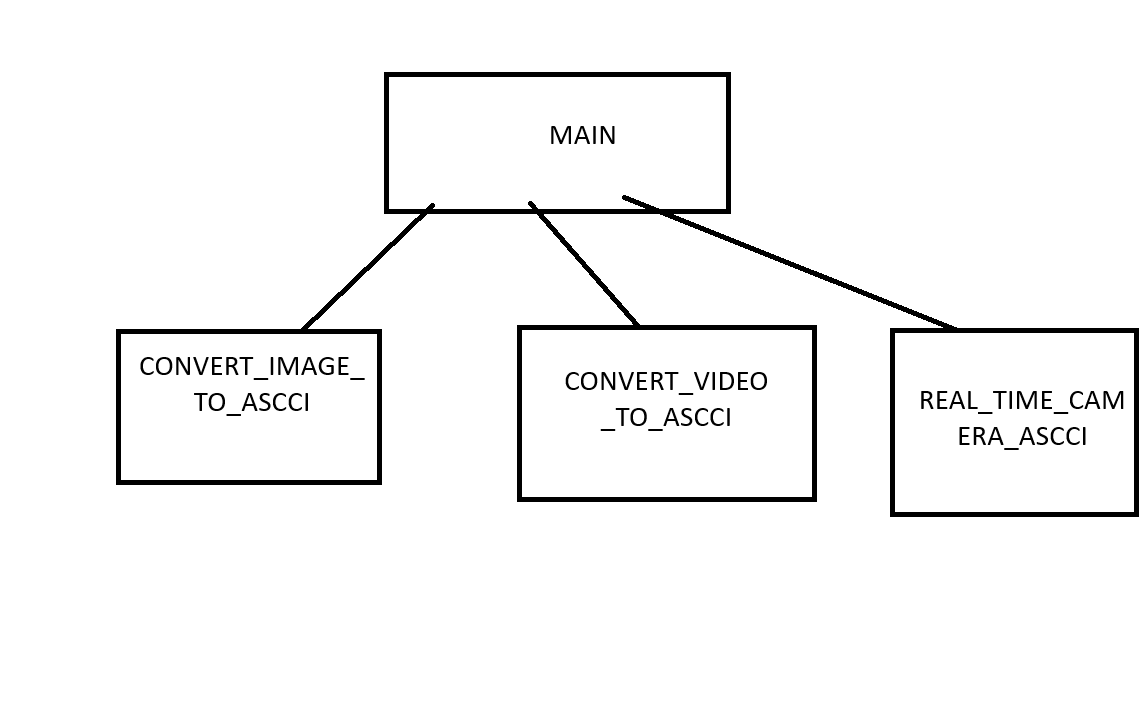
#> input picture src/asserts/main_structure.png, 1147 x 709 px
$ python main.py
#> lines starting #> are read from the running program, lines starting #| are printed output that depends on the picture
### src/app/ASCCI/IMAGEN/ascii_image.py
# ascii_image.py

import numpy as np
from PIL import Image, ImageDraw, ImageFont
from app.imports.import_archives import import_files

ASCII_CHARS = ['@', '#', 'S', '%', '?', '*', '+', ';', ':', ',', '.']

def _map_pixels_to_ascii(image: Image.Image, range_width: int = 25) -> str:
    pixels = np.array(image)
    return "".join(
        ASCII_CHARS[pixel // range_width]
        for row in pixels for pixel in row
    )

def image_to_ascii(input_path: str, width: int = 100) -> str:
    img = Image.open(input_path).convert('L')
    orig_w, orig_h = img.size
    new_h = int((orig_h / orig_w) * width * 0.55)
    img = img.resize((width, new_h))
    ascii_str = _map_pixels_to_ascii(img)
    return "\n".join(
        ascii_str[i:i+width]
        for i in range(0, len(ascii_str), width)
    )

# [40 lines left out: functions image_to_ascii_from_pil, ascii_to_image, not called in this run]

### src/main.py
# main.py
import tkinter as tk
from tkinter import filedialog
from app.ASCCI.IMAGEN.ascii_image import image_to_ascii,ascii_to_image
from app.ASCCI.VIDEO.ascii_video import video_to_ascii

def main():
    root = tk.Tk()
    root.withdraw()
    root.attributes('-topmost', True)
    root.lift()
    root.update()

    while True:
        print("\n=== ASCII Converter ===")
        print("1) Convertir imagen a ASCII")
        print("2) Convertir video a ASCII")
        print("3) Salir")
        choice = input("Selecciona [1/2/3]: ").strip()
#> the answer given: 1

        if choice == '1':
            img = filedialog.askopenfilename(parent=root,
                title="Selecciona imagen",
                filetypes=[("Imágenes","*.png *.jpg *.jpeg *.bmp *.gif"),("Todos","*.*")])
#> the answer given: asserts/main_structure.png
            if not img:
                print("No seleccionaste ninguna imagen."); continue
            print("Formato de salida:\n1) Texto (.txt)\n2) Imagen (.png)")
            fmt = input("Selecciona [1/2]: ").strip()
#> the answer given: 1
            if fmt == '1':
                out = filedialog.asksaveasfilename(parent=root,
                    title="Guardar como texto", defaultextension=".txt",
                    filetypes=[("Texto","*.txt"),("Todos","*.*")])
                if out:
                    art = image_to_ascii(img)
#> in image_to_ascii, `img = img.resize((width, new_h))`:
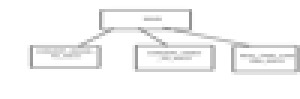
#> img: PIL image 100x33 L (shown 3 times larger); min 144, max 255, mean 246
                    with open(out,'w',encoding='utf-8') as f: f.write(art)
                    print(f"Guardado en: {out}")
            elif fmt == '2':
                out = filedialog.asksaveasfilename(parent=root,
                    title="Guardar como imagen", defaultextension=".png",
                    filetypes=[("PNG","*.png"),("Todos","*.*")])
                if out:
                    art = image_to_ascii(img)
                    img_out = ascii_to_image(art)
                    img_out.save(out)
                    print(f"Imagen guardada en: {out}")
            else:
                print("Formato inválido.")

        elif choice == '2':
            vid = filedialog.askopenfilename(parent=root,
                title="Selecciona video",
                filetypes=[("Videos","*.mp4 *.avi *.mov *.mkv *.flv"),("Todos","*.*")])
            if not vid:
                print("No seleccionaste ningún video."); continue
            print("Formato de salida:\n1) Texto (frames .txt)\n2) Imagen (frames .png)\n3) Video (.mp4)")
            fmt = input("Selecciona [1/2/3]: ").strip()
            if fmt in ('1','2'):
                out_dir = filedialog.askdirectory(parent=root,
                    title="Selecciona carpeta de salida")
                if out_dir:
                    fmt_str = 'text' if fmt=='1' else 'image'
                    video_to_ascii(vid, out_dir, output_format=fmt_str)
            elif fmt == '3':
                out = filedialog.asksaveasfilename(parent=root,
                    title="Guardar como video", defaultextension=".mp4",
                    filetypes=[("MP4","*.mp4")])
                if out:
                    video_to_ascii(vid, out, output_format='mp4')
            else:
                print("Formato inválido.")

        elif choice == '3':
            print("Saliendo..."); break
        else:
            print("Opción inválida.")
#> pass 2 of the loop in main, `while True:`:
#> the answer given: 1
#> the answer given: asserts/modules_structure.png
#> the answer given: 1
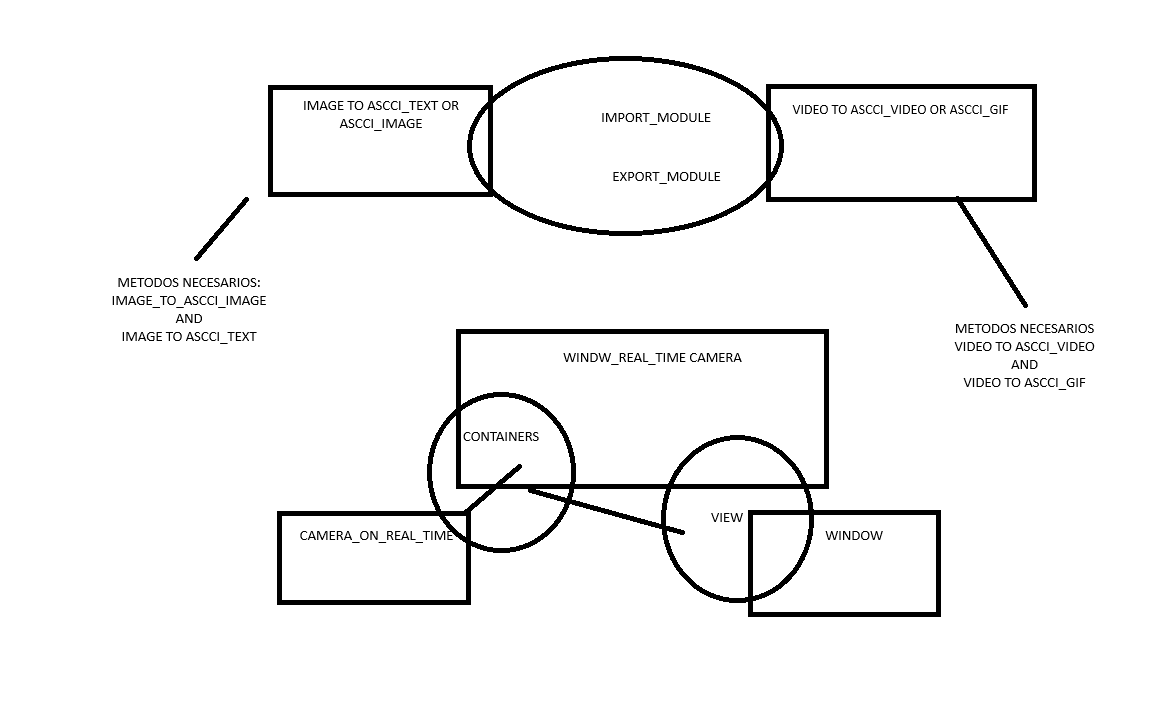
#> input picture src/asserts/modules_structure.png, 1152 x 720 px
#> in image_to_ascii (call 2), `img = img.resize((width, new_h))`:
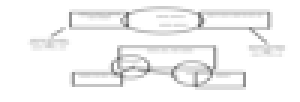
#> img: PIL image 100x34 L (shown 3 times larger); min 99, max 255, mean 243.9

if __name__ == '__main__':
#> (the run stopped early here; a loop or call above may not have finished)
